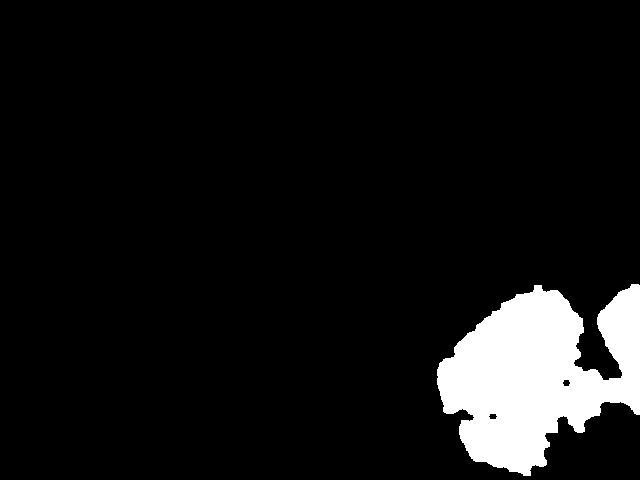
#> input picture FISH DATASET/proof_frames_fish_frames_200/fish01/fish01_frame000648_front_mask.png, 640 x 480 px
$ python -i recalibrate_truth_values.py   (imports and definitions only)   (older library calls are emulated)
#> lines starting #> are read from the running program, lines starting #| are printed output that depends on the picture; after the words box and inside, x2 and y2 are one past the last pixel; in counts of white or black regions, pixels touching at a corner belong together
#> further down, picture is the input picture: shape (480, 640, 3); 7.8% white; 1 white region, box (x1, y1, x2, y2) and area: (437, 284, 640, 476) 23860
"""
FIXED Recalibration: Use the original estimate_grid_period_px function
but WITHOUT the biased choose_px_per_cm scoring.

ROOT CAUSE: The original choose_px_per_cm() used score = abs(L - 25.0)
which forces ALL fish to appear ~25cm long regardless of actual size.

FIX: Determine the grid period from the graph paper, then calibrate
using the known ruler markings visible in each image.
"""
import cv2
import numpy as np
import pandas as pd
import os
import glob
import sys

# Add the pipeline directory to path
sys.path.insert(0, r'C:\Users\shain\Downloads\FISH DATASET\Git_Fish_Pipeline')


# [51 lines left out: functions _autocorr_period_1d, estimate_grid_period_px, not called in this run]


def segment_fish_on_grid(img_bgr):
    """Segment fish on graph paper (from original pipeline)."""
    gray = cv2.cvtColor(img_bgr, cv2.COLOR_BGR2GRAY)
    gray_blur = cv2.GaussianBlur(gray, (7, 7), 0)
    bg = cv2.medianBlur(gray_blur, 51)
    diff = cv2.subtract(bg, gray_blur)
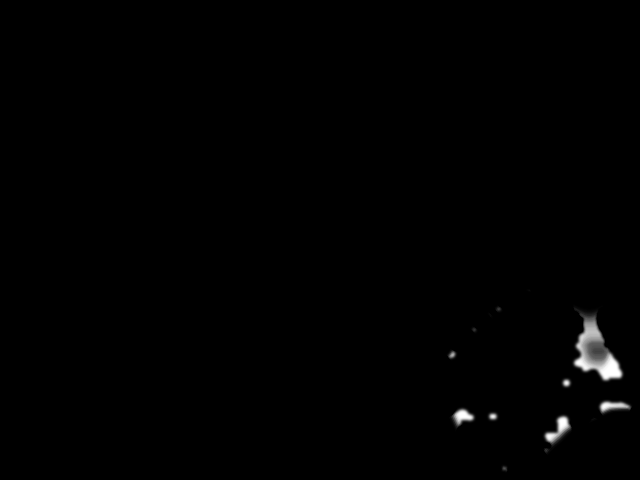
#> diff: shape (480, 640); min 0, max 255, mean 1.5
    diff = cv2.GaussianBlur(diff, (5, 5), 0)
    _, bin_mask = cv2.threshold(diff, 0, 255, cv2.THRESH_BINARY + cv2.THRESH_OTSU)
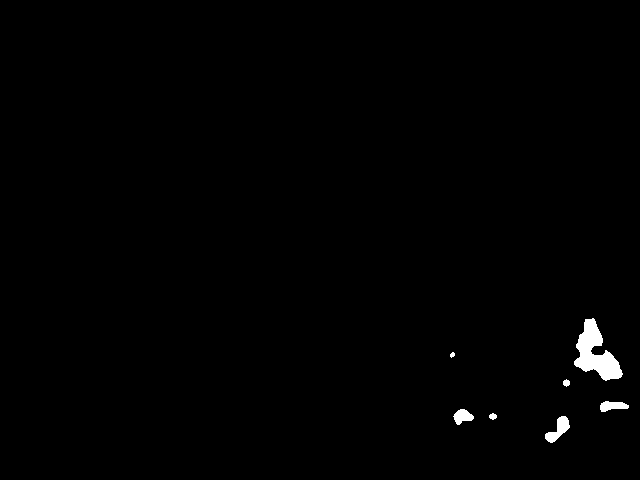
#> bin_mask: shape (480, 640); 0.75% white; 7 white regions, largest, box (x1, y1, x2, y2) and area: (574, 318, 623, 381) 1478, (545, 416, 570, 443) 314, (600, 401, 629, 412) 212

    lab = cv2.cvtColor(img_bgr, cv2.COLOR_BGR2LAB)
#> lab: shape (480, 640, 3); mean of channels 0, 1, 2 19.8, 128, 128
    a = lab[:, :, 1].astype(np.int16) - 128
#> a: shape (480, 640) int16; every value is 0
    b = lab[:, :, 2].astype(np.int16) - 128
    chroma = np.sqrt((a * a + b * b).astype(np.float32))
#> chroma: shape (480, 640) float32; every value is 0
    chroma = cv2.GaussianBlur(chroma, (7, 7), 0)
    chroma_u8 = np.clip((chroma / (np.percentile(chroma, 99.5) + 1e-6)) * 255.0, 0, 255).astype(np.uint8)
#> chroma_u8: shape (480, 640); every value is 0
    _, bin_chroma = cv2.threshold(chroma_u8, 0, 255, cv2.THRESH_BINARY + cv2.THRESH_OTSU)

    bin_mask = cv2.bitwise_or(bin_mask, bin_chroma)
    bin_mask = cv2.morphologyEx(bin_mask, cv2.MORPH_OPEN,
                                 cv2.getStructuringElement(cv2.MORPH_ELLIPSE, (5, 5)), iterations=2)
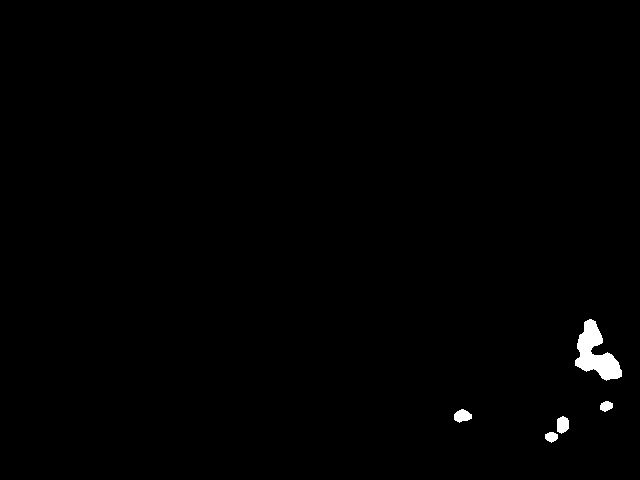
#> bin_mask: shape (480, 640); 0.65% white; 5 white regions, box (x1, y1, x2, y2) and area: (575, 319, 622, 381) 1432, (454, 409, 472, 423) 174, (557, 416, 569, 434) 173, (600, 401, 613, 412) 105, (545, 432, 558, 443) 105
    bin_mask = cv2.morphologyEx(bin_mask, cv2.MORPH_CLOSE,
                                 cv2.getStructuringElement(cv2.MORPH_ELLIPSE, (11, 11)), iterations=2)
#> bin_mask: shape (480, 640); 0.71% white; 4 white regions, box (x1, y1, x2, y2) and area: (575, 319, 622, 381) 1580, (545, 416, 569, 443) 309, (454, 409, 472, 423) 175, (600, 401, 613, 412) 105

    num, labels, stats, _ = cv2.connectedComponentsWithStats(bin_mask, connectivity=8)
#> labels: shape (480, 640) int32; 5 distinct labels, from 0 to 4
#> num = 5; stats = [[0, 0, 640, 480, 305031], [575, 319, 47, 62, 1580], [600, 401, 13, 11, 105], [454, 409, 18, 14, 175], [545, 416, 24, 27, 309]]
    if num <= 1:
        return bin_mask, {"area_px": float("nan"), "perimeter_px": float("nan"),
                         "length_px": float("nan"), "width_px": float("nan")}
    areas = stats[1:, cv2.CC_STAT_AREA].astype(np.int64)
#> areas = [1580, 105, 175, 309]
    idx = int(np.argmax(areas)) + 1
#> idx = 1
    mask = (labels == idx).astype(np.uint8) * 255
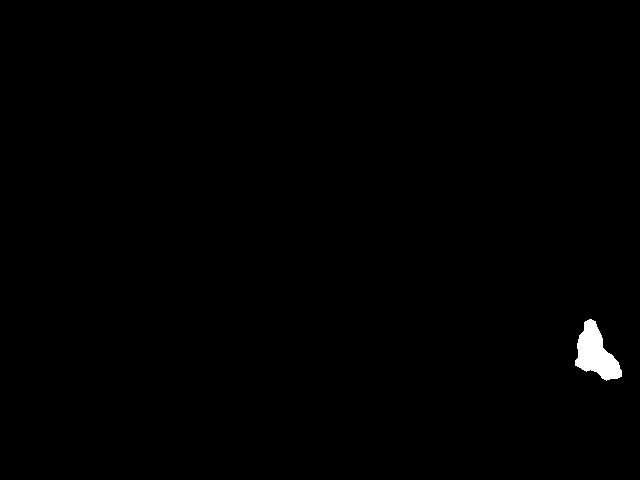
#> mask: shape (480, 640); 0.51% white; 1 white region

    contours, _ = cv2.findContours(mask, cv2.RETR_EXTERNAL, cv2.CHAIN_APPROX_SIMPLE)
#> contours = 1 contour; box (x1, y1, x2, y2) and area: (575, 319, 622, 381) 1500
    if not contours:
        return mask, {"area_px": float("nan"), "perimeter_px": float("nan"),
                     "length_px": float("nan"), "width_px": float("nan")}
    c = max(contours, key=cv2.contourArea)
#> c = contour of 80 points, box (x1, y1, x2, y2) (575, 319, 622, 381), area 1500
    hull = cv2.convexHull(c)
#> hull = contour of 16 points, box (x1, y1, x2, y2) (575, 319, 622, 381), area 1740
    area_px = float(cv2.contourArea(hull))
#> area_px = 1740.5
    perimeter_px = float(cv2.arcLength(hull, True))
#> perimeter_px = 168.3
    rect = cv2.minAreaRect(hull)
#> rect = ((591.7, 354.9), (38.97, 65.58), -29.29)
    w, h = rect[1]
#> w = 38.97; h = 65.58
    length_px = float(max(w, h))
#> length_px = 65.58
    width_px = float(min(w, h))
#> width_px = 38.97
    return mask, {"area_px": area_px, "perimeter_px": perimeter_px,
                  "length_px": length_px, "width_px": width_px}


# [178 lines left out: functions determine_grid_size_cm, main, not called in this run]


# [2 lines not run here, left out]

>>> import cv2
>>> picture = cv2.imread('proof_frames_fish_frames_200/fish01/fish01_frame000648_front_mask.png')
>>> result = segment_fish_on_grid(picture)
